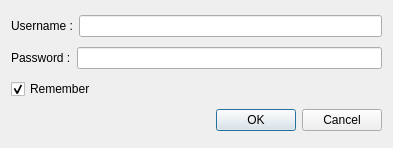
<?xml version="1.0" encoding="UTF-8"?>
<ui version="4.0">
 <class>Dialog</class>
 <widget class="QDialog" name="Dialog">
  <property name="geometry">
   <rect>
    <x>0</x>
    <y>0</y>
    <width>393</width>
    <height>148</height>
   </rect>
  </property>
  <property name="minimumSize">
   <size>
    <width>393</width>
    <height>148</height>
   </size>
  </property>
  <property name="maximumSize">
   <size>
    <width>393</width>
    <height>148</height>
   </size>
  </property>
  <property name="windowTitle">
   <string>Connection</string>
  </property>
  <layout class="QVBoxLayout" name="verticalLayout">
   <item>
    <layout class="QHBoxLayout" name="usernameHLayout">
     <item>
      <widget class="QLabel" name="usernameLabel">
       <property name="text">
        <string>Username :</string>
       </property>
      </widget>
     </item>
     <item>
      <widget class="QLineEdit" name="usernameLineEdit"/>
     </item>
    </layout>
   </item>
   <item>
    <layout class="QHBoxLayout" name="passwordHLayout">
     <item>
      <widget class="QLabel" name="passwordLabel">
       <property name="text">
        <string>Password :</string>
       </property>
      </widget>
     </item>
     <item>
      <widget class="QLineEdit" name="passwordLineEdit">
       <property name="echoMode">
        <enum>QLineEdit::Password</enum>
       </property>
      </widget>
     </item>
    </layout>
   </item>
   <item>
    <widget class="QCheckBox" name="checkBox">
     <property name="text">
      <string>Remember</string>
     </property>
     <property name="checked">
      <bool>true</bool>
     </property>
    </widget>
   </item>
   <item>
    <widget class="QDialogButtonBox" name="buttonBox">
     <property name="orientation">
      <enum>Qt::Horizontal</enum>
     </property>
     <property name="standardButtons">
      <set>QDialogButtonBox::Cancel|QDialogButtonBox::Ok</set>
     </property>
    </widget>
   </item>
  </layout>
 </widget>
 <resources/>
 <connections>
  <connection>
   <sender>buttonBox</sender>
   <signal>rejected()</signal>
   <receiver>Dialog</receiver>
   <slot>reject()</slot>
   <hints>
    <hint type="sourcelabel">
     <x>316</x>
     <y>260</y>
    </hint>
    <hint type="destinationlabel">
     <x>286</x>
     <y>274</y>
    </hint>
   </hints>
  </connection>
 </connections>
</ui>
